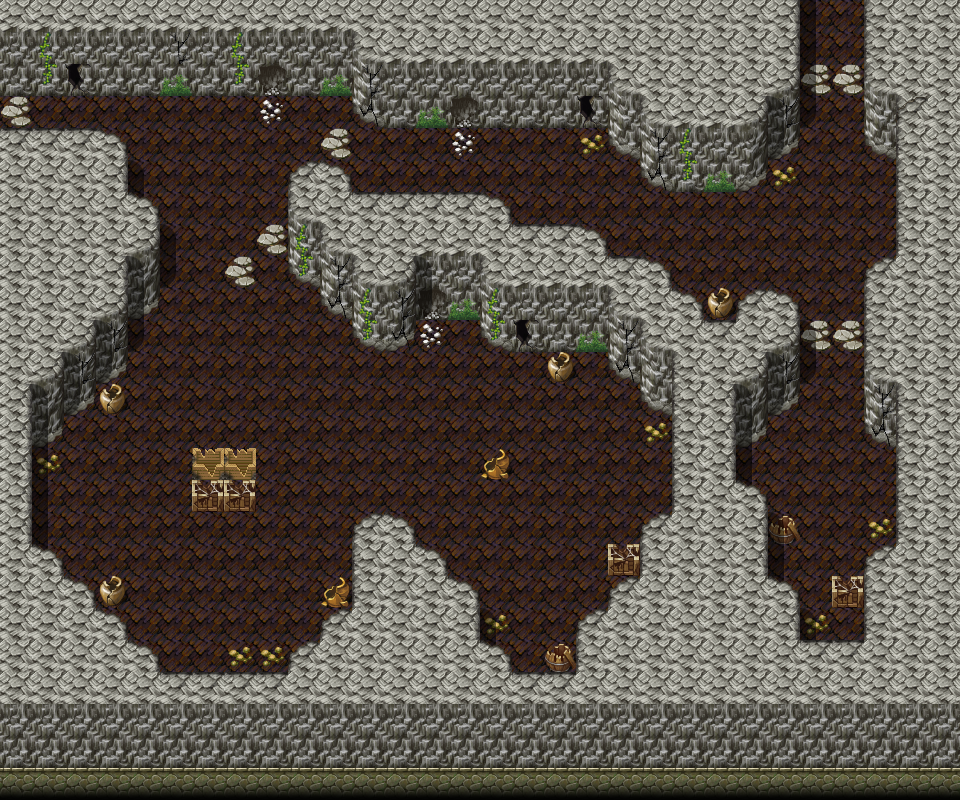

Below is a game level as drawn by its tile map, then a one-line description and the .tmx that defines it (tile-layer data replaced by summaries):
An orthogonal 30x25 tile map with 32x32 px tiles, 3 tile layers (Ground, Objects, Above), 1 hidden layer not drawn, 7 tilesets and 10 objects (4x container, 4x spawn, 2x mapchange).

<map version="1.0" orientation="orthogonal" width="30" height="25" tilewidth="32" tileheight="32">
    <tileset firstgid="1" name="map_4" tilewidth="32" tileheight="32">
        <image source="../drawable/map_4.png" width="256" height="256" />
    </tileset>
    <tileset firstgid="65" name="map_5" tilewidth="32" tileheight="32">
        <image source="../drawable/map_5.png" width="256" height="256" />
    </tileset>
    <tileset firstgid="129" name="map_3" tilewidth="32" tileheight="32">
        <image source="../drawable/map_3.png" width="256" height="256" />
    </tileset>
    <tileset firstgid="193" name="map_0" tilewidth="32" tileheight="32">
        <image source="../drawable/map_0.png" width="256" height="256" />
    </tileset>
    <tileset firstgid="257" name="map_2" tilewidth="32" tileheight="32">
        <image source="../drawable/map_2.png" width="256" height="256" />
    </tileset>
    <tileset firstgid="321" name="map_6" tilewidth="32" tileheight="32">
        <image source="../drawable/map_6.png" width="256" height="256" />
    </tileset>
    <tileset firstgid="385" name="map_1" tilewidth="32" tileheight="32">
        <image source="../drawable/map_1.png" width="256" height="256" />
    </tileset>
    <layer name="Ground" width="30" height="25">
        <data>[750 cells, 750 non-empty, 13 distinct tile ids]</data>
    </layer>
    <layer name="Objects" width="30" height="25">
        <data>[750 cells, 96 non-empty, 18 distinct tile ids]</data>
    </layer>
    <layer name="Above" width="30" height="25">
        <data>[750 cells, 70 non-empty, 9 distinct tile ids]</data>
    </layer>
    <layer name="Walkable" width="30" height="25" visible="0">
        <data>[750 cells, 475 non-empty, 1 distinct tile ids]</data>
    </layer>
    <objectgroup name="Mapevents">
        <object name="west" type="mapchange" x="0" y="96" width="32" height="32">
            <properties>
                <property name="map" value="basiliskcave1_1_1" />
                <property name="place" value="east" />
            </properties>
        </object>
        <object name="north" type="mapchange" x="800" y="0" width="64" height="32">
            <properties>
                <property name="map" value="basiliskcave1_1_3" />
                <property name="place" value="south" />
            </properties>
        </object>
        <object name="basiliskcave2_2" type="container" x="480" y="608" width="32" height="32" />
        <object name="basiliskcave2_2" type="container" x="256" y="640" width="32" height="32" />
        <object name="basiliskcave2_2" type="container" x="640" y="416" width="32" height="32" />
        <object name="basiliskcave2_2" type="container" x="800" y="608" width="32" height="32" />
    </objectgroup>
    <objectgroup name="Spawn">
        <object name="cavesnake2" type="spawn" x="320" y="320" width="352" height="352">
            <properties>
                <property name="quantity" value="4" />
                <property name="spawngroup" value="cavesnake2" />
            </properties>
        </object>
        <object name="cavesnake1" type="spawn" x="32" y="288" width="288" height="384">
            <properties>
                <property name="quantity" value="3" />
                <property name="spawngroup" value="cavesnake1" />
            </properties>
        </object>
        <object name="cave_serpent_1" type="spawn" x="64" y="96" width="640" height="192">
            <properties>
                <property name="quantity" value="3" />
                <property name="spawngroup" value="cave_serpent_1" />
            </properties>
        </object>
        <object name="cave_serpent_2" type="spawn" x="704" y="192" width="192" height="448">
            <properties>
                <property name="quantity" value="3" />
                <property name="spawngroup" value="cave_serpent_1" />
            </properties>
        </object>
    </objectgroup>
    <objectgroup name="Keys" />
</map>
